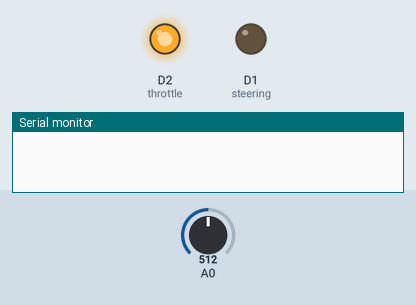
Bench run of a sketch on a simulated ESP8266 (NodeMCU). Shown: output pins drawn as LEDs (lit = HIGH), the last lines printed to the serial monitor. The test bench sets the inputs (shaded band); at power-on: A0 = 512.

Above: at 0.05 s.
At 1.25 s:
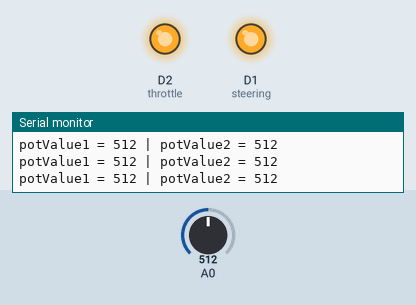
1.3 s: A0 set to 716
4.3 s: A0 set to 900
Timing chart, 0 to 7.3 s (numbered marks = the images above; inputs shaded):
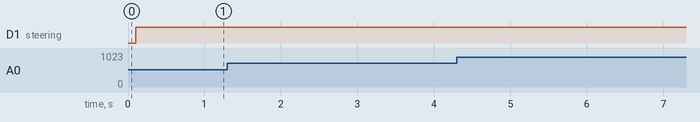

The sketch:

SENDER_CODE.ino
```cpp
// /workspaces/princessWinipini/ESP 1 (Sender)/SENDER CODE.ino
// princessWinipini Boat Project
// Created by calpkim & TitoSpike
// ©2025

#include <ESP8266WiFi.h>
#include <espnow.h>

uint8_t receiverMAC[] = {0x48, 0x3F, 0xDA, 0x57, 0x55, 0x5B};

typedef struct struct_message {
  int potValue1;
  int potValue2;
} struct_message;

struct_message dataToSend;

const int throttle = D2;  // Throttle pin
const int steering = D1;  // Steering pin

void setup() {
  Serial.begin(115200);
  WiFi.mode(WIFI_STA);  // ESP-NOW requires station mode
  WiFi.disconnect();    // ensure no connection to router

  pinMode(throttle, INPUT); // Throttle
  pinMode(steering, INPUT); // Steering

  if (esp_now_init() != 0) {
    Serial.println("ESP-NOW init failed");
    return;
  }

  esp_now_set_self_role(ESP_NOW_ROLE_CONTROLLER);

  esp_now_add_peer(receiverMAC, ESP_NOW_ROLE_SLAVE, 1, NULL, 0);
}

void loop() {
  // TURN OFF EVERYTHING
  pinMode(throttle, INPUT);   // Make sure throttle is disconnected
  pinMode(steering, INPUT);   // Make sure steering is disconnected

  // === Read Throttle ===
  pinMode(throttle, OUTPUT_OPEN_DRAIN);  // Set throttle to open drain mode
  digitalWrite(throttle, HIGH);
  delay(100);
  dataToSend.potValue1 = analogRead(A0); // Read throttle value
  pinMode(throttle, INPUT);  // Turn off throttle

  // === Read Steering ===
  pinMode(steering, OUTPUT_OPEN_DRAIN);  // Set steering to open drain mode
  digitalWrite(steering, HIGH);
  delay(100);
  dataToSend.potValue2 = analogRead(A0); // Read steering value
  pinMode(steering, INPUT);  // Turn off steering

  // === Print Data ===
  Serial.print("potValue1 = ");
  Serial.print(dataToSend.potValue1);
  Serial.print(" | potValue2 = ");
  Serial.println(dataToSend.potValue2);

  // === Send Data ===
  esp_now_send(receiverMAC, (uint8_t *) &dataToSend, sizeof(dataToSend));

  delay(200);
}
```
